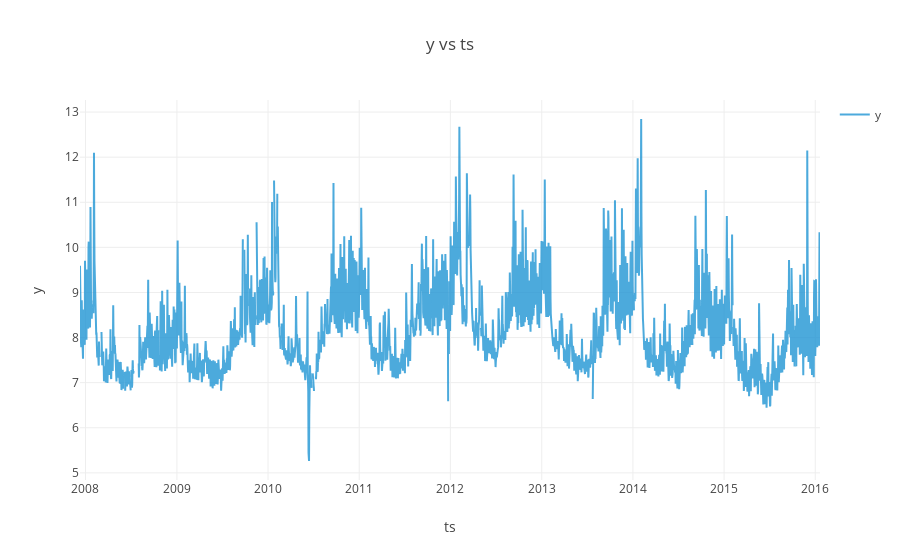

The code cell stored with this chart in its notebook:
### Markdown cell above
## Timeseries

Let's plot the original timeseries.
``run_forecast_config`` returns this as ``ts``.

(The interactive plot is generated by ``plotly``: **click to zoom!**)

### Code cell
ts = result.timeseries
fig = ts.plot()
iplot(fig)

### Figure 1 — Plotly figure (JSON) as saved in the notebook; plotly's stock layout.template omitted (floating-point values rounded to 4 significant figures; data arrays with more than 128 entries replaced by an {"elided": "..."} marker saying what was removed)
{"data": [{"line": {"color": "rgb(32, 149, 212)"}, "mode": "lines", "name": "y", "opacity": 0.8, "type": "scatter", "uid": "87d57505-fc1c-4768-a346-7459f6293085", "x": {"elided": "2964 str values"}, "y": {"elided": "2964 float values"}}], "layout": {"legend": {"traceorder": "reversed"}, "showlegend": true, "title": {"text": "y vs ts"}, "xaxis": {"title": {"text": "ts"}}, "yaxis": {"title": {"text": "y"}}}}
